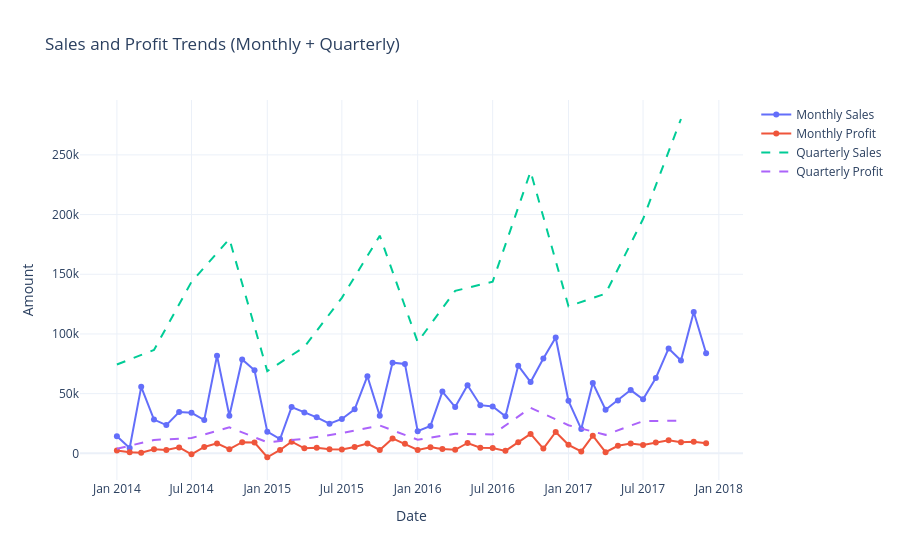

Notebook code for this chart:
### Markdown cell above
## 2) Sales & Profit Trend Over Time

### Code cell
# -----------------------------
# 2) Sales and profit trend over time
# -----------------------------
df_time = df.dropna(subset=['Order Date']).copy()
df_time['order_month'] = df_time['Order Date'].dt.to_period('M').dt.to_timestamp()
df_time['order_quarter'] = df_time['Order Date'].dt.to_period('Q').dt.to_timestamp()

monthly = df_time.groupby('order_month', as_index=False).agg({'Sales': 'sum', 'Profit': 'sum'})
quarterly = df_time.groupby('order_quarter', as_index=False).agg({'Sales': 'sum', 'Profit': 'sum'})

fig_trend = go.Figure()
fig_trend.add_trace(go.Scatter(x=monthly['order_month'], y=monthly['Sales'], mode='lines+markers', name='Monthly Sales'))
fig_trend.add_trace(go.Scatter(x=monthly['order_month'], y=monthly['Profit'], mode='lines+markers', name='Monthly Profit'))
fig_trend.add_trace(go.Scatter(x=quarterly['order_quarter'], y=quarterly['Sales'], mode='lines', name='Quarterly Sales', line=dict(dash='dash')))
fig_trend.add_trace(go.Scatter(x=quarterly['order_quarter'], y=quarterly['Profit'], mode='lines', name='Quarterly Profit', line=dict(dash='dash')))
fig_trend.update_layout(title='Sales and Profit Trends (Monthly + Quarterly)', template='plotly_white', xaxis_title='Date', yaxis_title='Amount')
fig_trend.show()

best_month = monthly.loc[monthly['Profit'].idxmax()]
worst_month = monthly.loc[monthly['Profit'].idxmin()]

display(Markdown(
    f"Insight: profit peaks in **{best_month['order_month'].strftime('%b %Y')}** and is weakest in **{worst_month['order_month'].strftime('%b %Y')}**. "
    "That seasonal swing suggests the business should protect margin more aggressively in weak months."
))
